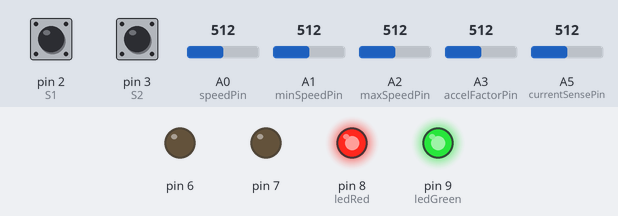
Bench run of a sketch on a simulated Arduino Uno, built with avr-gcc and run on an emulated ATmega328P. Parts: output pins drawn as LEDs (lit = HIGH). Dashed ring = blinking. The test bench sets the inputs (shaded band); at power-on: A0 (speedPin) = 512, pin 2 (S1) HIGH, A5 (currentSensePin) = 512, A1 (minSpeedPin) = 512, pin 3 (S2) HIGH, A2 (maxSpeedPin) = 512, A3 (accelFactorPin) = 512. What the sketch prints to the serial monitor is not drawn.

Above: at 1.2 s.
1.3 s: A0 (speedPin) set to 562
2.8 s: A0 (speedPin) set to 593
At 5.3 s:
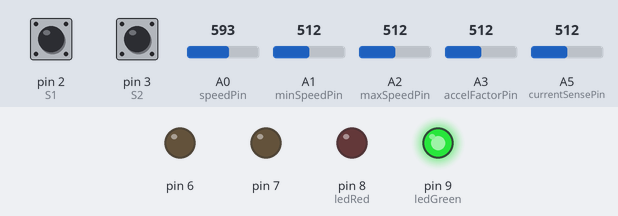
5.9 s: pin 2 (S1) pulled LOW for 0.15 s
At 6.6 s:
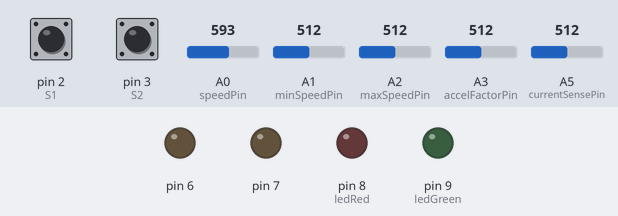
9.1 s: A5 (currentSensePin) set to 29
11.5 s: A5 (currentSensePin) set to 24
13.0 s: A1 (minSpeedPin) set to 90
At 16.36 s:
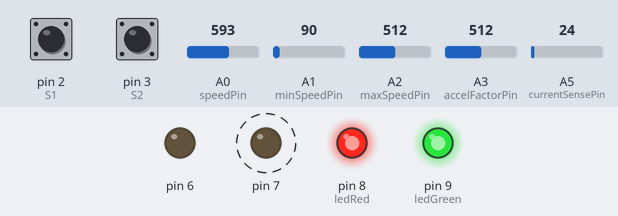
Timing chart, 0 to 17.1 s (numbered marks = the images above; inputs shaded):
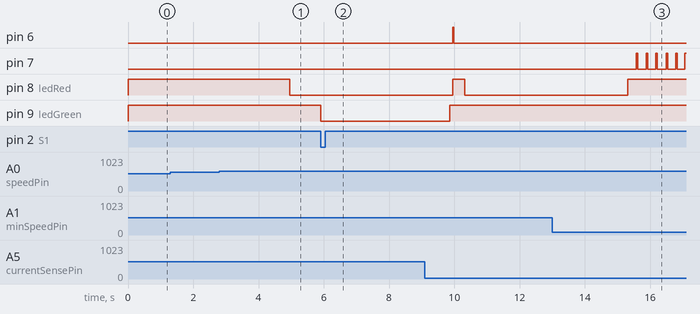

Measured:
- the behaviour switches between 576 and 577 on A0 (speedPin) (found by bisection; images 0 and 1)
- after the input at 1.3 s, every drawn part: stays the same
- after the input at 2.8 s, pin 8 (ledRed): HIGH → LOW after 2.2 s
- after the input at 5.9 s, pin 9 (ledGreen): HIGH → LOW at once
- after the input at 11.5 s, every drawn part: stays the same
- after the input at 13.0 s, pin 6: stops changing and stays LOW; pin 7: alternates HIGH for 0.04 s and LOW for 0.26 s, starting after 2.6 s

The sketch:

pwmController.ino
```cpp
#include "src/macros.h"
#include "src/weistra.h"
#include "src/stateMachineClass.h"
#include "config.h"

// TODO HARDWARE
/*
    new version IDEAs
    levers vertical
    additional slave potentiometer socket (RJ12) for external throttle knob for kids

    2nd Hbridge. Second channel for DCC bus to control DCC accessories with. <- no bueno. should be separate module with extra levers.
    OR
    Just use push buttons with CDUs to flip switches.?

    either way record option would be nice. Use extra EEPROM on PWM throttle itself
*/
#define DEDICATED_CONTROLLER

int     setPoint ;
int     setPoint2b ;
int     prevSetPoint ;
uint8_t brakeSensor ;
uint8_t shutling ;
uint8_t lastDir ;
int8_t  entrySpeed ;
int8_t  currentSpeed ;

StateMachine sm ;
enum states
{
    runMode,
    braking,
    departing,
} ;

Weistra pwm( in1, in2, Fmin, Fmax ) ;

uint8_t     hasMaxSpeedPot ;
uint8_t     hasMinSpeedPot ;
uint8_t     hasAccelPot ;
uint8_t     hasWaitPot ;
uint8_t     hasShuttleSerice ;

void setup()
{
    pwm.begin() ;
    pwm.setCurrentSense( currentSensePin, currentLimit ) ;
    sm.setState(runMode);
    /*
    Rshunt          = 0.05R
    Imax            = lets take 2.5A
    Vmax            = 2.5 * 0.05 = 0.125V (shunt voltage max)
    1 step          = 5V / 1024 = 0,00488V/step
    so max steps    = 0.125V / 0,00488 = 25 steps
    so lets take 20 to be on the safe side.

    */

    Serial.begin(115200);
    Serial.println("booting");

// for following 3 pins, I enable pullups and I take a sample, if the sample is < then 1023, I know a potentiometer is attached
    pinMode( S1,                INPUT_PULLUP ) ;
    pinMode( S2,                INPUT_PULLUP ) ;
    pinMode( maxSpeedPin,       INPUT_PULLUP ) ;
    pinMode( minSpeedPin,       INPUT_PULLUP ) ;
    pinMode( accelFactorPin,    INPUT_PULLUP ) ;
    pinMode( waitTimePin,       INPUT_PULLUP ) ;
    pinMode( ledGreen,          OUTPUT ) ;
    pinMode( ledRed,            OUTPUT ) ;
    digitalWrite( ledGreen,       HIGH ) ;

#ifndef DEDICATED_CONTROLLER
    int sample ;
    sample = analogRead( maxSpeedPin ) ;
    if( sample < 1020 )
    {
        pinMode( maxSpeedPin, INPUT ) ;
        hasMaxSpeedPot = 1 ;
    } else Serial.println("no max speed pot");
    delay(1);
    sample = analogRead( minSpeedPin ) ;
    if( sample < 1020 )
    {
        pinMode( minSpeedPin, INPUT ) ;
        hasMinSpeedPot = 1 ;
    } else Serial.println("no min speed pot");
    delay(1);
    sample = analogRead( accelFactorPin ) ;
    if( sample < 1020 )
    {
        pinMode( accelFactorPin, INPUT ) ;
        hasAccelPot = 1 ;
    }else Serial.println("no accel/brake pot");
    delay(1);
    sample = analogRead( waitTimePin ) ; // used for adjustable time delay.
    if( sample < 1020 )
    {
        pinMode( waitTimePin, INPUT ) ;
        hasWaitPot = 1 ;
        hasShuttleSerice = 1 ;
    }  else Serial.println("no wait time pot");
#else
    hasShuttleSerice    = 1 ;
    hasAccelPot         = 1 ;
    hasMinSpeedPot      = 1 ;
    hasMaxSpeedPot      = 1 ;
#endif
}

void loop()
{
    pwm.update() ;
    control() ;

    digitalWrite(ledRed, pwm.getState() ) ;

    // read main speed potentiometer

    REPEAT_MS( accelerationFactor )
    {

        setPoint2b = analogRead( speedPin ) ; // todo, we need to let this react to changes
        const int deadRange = 65 ;
        if(      setPoint2b <= (512-deadRange)){ setPoint2b = map( setPoint2b,      0, 512-deadRange, -maxSpeed, -minSpeed ) ; /*digitalWrite( ledRed, LOW ) ;*/ }// test me
        else if( setPoint2b >= (512+deadRange)){ setPoint2b = map( setPoint2b, 512+deadRange,   1023,  minSpeed,  maxSpeed ) ; /*digitalWrite( ledRed, LOW ) ;*/ }
        else                                   { setPoint2b = 0 ;                                                              /*digitalWrite( ledRed,HIGH ) ;*/ }

        if( setPoint2b != prevSetPoint )
        {
            setPoint = prevSetPoint = setPoint2b ;
        }


    // sample    0      512-50   512   512+50      1023
    // speed  -100   <->   0      0       0   <->   100  // dead zone in middle
            // if potentiometer changes, abort shuttle service at once (should discard sensors)?

        if( setPoint != currentSpeed )
        {
            digitalWrite( ledRed, !digitalRead(ledRed));
            if( currentSpeed < setPoint ) currentSpeed ++ ;
            if( currentSpeed > setPoint ) currentSpeed -- ;

            if( currentSpeed > -minSpeed && currentSpeed < minSpeed )
            {
                pwm.setSpeed( 0 ) ;
            }
            else
            {
                pwm.setSpeed( currentSpeed ) ;
                //analogWrite( ledGreen, 255-abs(currentSpeed) ) ;
            }

            //sm.nextState( runMode, 3000 ) ; // go to runmode and lockout sensor for 3 seconds
        }
    }
    END_REPEAT

    REPEAT_MS( 500 ) // 1000ms sample rate suffices
    {
        int sample ;
        if( hasMaxSpeedPot )
        {
            sample = analogRead( maxSpeedPin ) ;
            maxSpeed = map( sample, 0, 1023, 100, 20 ) ;
        }
        if( hasMinSpeedPot )
        {
            sample = analogRead( minSpeedPin ) ;
            minSpeed = map( sample, 0, 1023, 30, 0 ) ;
        }
        if( hasAccelPot )
        {
            sample = analogRead( accelFactorPin ) ;
            accelerationFactor = map( sample, 0, 1023, 100, 10 ) ; // CHECK ME
        }
        if( hasWaitPot )
        {
            sample = analogRead( waitTimePin ) ;
            waitTime = map( sample, 0, 1023, 60000, 5000 ) ; // 5-60 seconds
        }
    }
    END_REPEAT
}

StateFunction( runMode )
{
    digitalWrite( ledGreen, HIGH) ;
    if( digitalRead( S1 ) == 0 || digitalRead( S2 ) == 0 ) return 1 ;

    return 0 ;
}

StateFunction( braking )
{
    if( sm.entryState() )
    {
        digitalWrite( ledGreen, LOW ) ;
        entrySpeed = pwm.getSpeed() ; // store with which speed we started to brake.
        setPoint = 0 ;
    }
    if( sm.onState() )
    {
        if( pwm.getSpeed() == 0 ) sm.exit() ;
    }
    if( sm.exitState() )
    {
    }

    return sm.endState() ;
}

StateFunction( departing )
{
    if( sm.entryState() )
    {
        setPoint = -entrySpeed ;
    }
    if( sm.onState() )
    {
        if( pwm.getSpeed() == -entrySpeed ) sm.exit() ;
    }

    if( sm.exitState() )
    {
    }

    return sm.endState() ;
}


uint8_t control()
{
    STATE_MACHINE_BEGIN( sm )
    {
        State( runMode ) {
            sm.nextState( braking, 0 ) ; }

        State( braking ) {
            sm.nextState( departing,/* waitTime*/2000 ) ; }

        State( departing ) {
            sm.nextState( runMode , 1000 ) ; } // 8 seconds lockout for sensors
    }
    STATE_MACHINE_END( sm )
}
```

macros.h
```cpp
// (licence header left out)
// MACROS
#ifndef MACROS
#define MACROS

// #define DEBUG

#define REPEAT_US(x)    { \
                            static uint32_t previousTime ;\
                            uint32_t currentTime = micros() ;\
                            if( currentTime  - previousTime >= x ) {\
                                previousTime = currentTime ;
                                // code to be repeated goes between these 2 macros
#define REPEAT_MS(x)    { \
                            static uint32_t previousTime ;\
                            uint32_t currentTime = millis() ;\
                            if( currentTime  - previousTime >= x ) {\
                                previousTime = currentTime ;
                                // code to be repeated goes between these 2 macros
#define END_REPEAT          } \
                        }

#define printNumber( txt, x )   Serial.print( txt ) ; Serial.print( x ) ;
#define printNumber_( txt, x )  Serial.print( txt ) ; Serial.print( x ) ;Serial.write(' ');
#define printNumberln( txt, x ) Serial.print( txt ) ; Serial.println( x ) ;

// #define lowByte(x)          ((x) & 0x00FF )
// #define highByte(x)         (((X) & 0xFF00 ) > 8)

#define int8                int8_t
#define uint8               uint8_t
#define int16               int16_t
#define uint16              uint16_t
#define int32               int32_t
#define uint32              uint32_t

#define SET(x,y)            ((x) |=  (1 << (y)))
#define CLR(x,y)            ((x) &= ~(1 << (y)))
#define TGL(x,y)            ((x) ^=  (1 << (y)))
#define READ(x,y)           (((x) >> (y)) & 1)


#define STRING char*
#define STR2(s)             #s
#define STR(s)              STR2(s)


#endif
```

stateMachineClass.cpp
```cpp
// (licence header left out)
#include "stateMachineClass.h"

/**
 * @brief creates an instance of the state machine class. Used to handle the flow
 */
StateMachine::StateMachine()
{
    state = 0 ;
    runOnce = true ;
    exitFlag = false ;
}

/**
 * @brief manually set a state
 *
 * @param The state
 *
 * @return N/A
 */
void StateMachine::setState( uint8 _state )
{
    state = _state ;
    runOnce = true ;
    interval = 0 ;
    exitFlag = false ;
}

/**
 * @brief Lets the entry state to run again in a certain amount of time. Can be usefull from time to time
 *
 * @param delay delayed execution if desired
 *
 * @return N/A
 */
void StateMachine::reboot( uint32 _interval )
{
    runOnce = true ;
    if( _interval )
    {
        enabled = 0 ;
        prevTime = millis() ;
        interval = _interval ;
    }
}

/**
 * @brief  returns the current state variable
 *
 * @param N/A
 *
 * @return current state
 */
uint8 StateMachine::getState()
{
    return state ;
}

/**
 * @brief function to handle the one time condition for the entry states
 *
 * @param N/A
 *
 * @return true or false
 */
uint8 StateMachine::entryState()
{
    uint8 retVal = runOnce ;
    runOnce = 0 ;
    timeOutSet = false ;
    return retVal ;
}

/**
 * @brief function to continously handle the on state, could be a macro
 *
 * @param N/A
 *
 * @return 1
 */
uint8 StateMachine::onState()
{
    return 1 ;
}

/**
 * @brief function to handle the one time condition for the exit states
 *
 * @param N/A
 *
 * @return true or false
 */
uint8 StateMachine::exitState()
{
    return exitFlag ;
}

/**
 * @brief Ensures the exit state of a state function will be executed
 *
 * @param N/A
 *
 * @return N/A
 */
void StateMachine::exit()
{
    exitFlag = true ;
}

/**
 * @brief sends signal to state machine if current state function is finished or not
 *
 * @param N/A
 *
 * @return exit flag
 */
uint8 StateMachine::endState( )
{
    return exitFlag ;
}


/**
 * @brief sets a timestamp which can be used for timing within state functions
 *
 * @param timeout time in ms
 *
 * @return N/A
 */
void StateMachine::setTimeout( uint32 time2run )
{
    prevTime = millis() ;
    interval = time2run ;
    timeOutSet = false ;
}

/**
 * @brief Monitors if the time in set by setTime() has passed
 *
 * @return true or false
 */
uint8 StateMachine::timeout()
{
    if( (millis() - prevTime) >= interval && timeOutSet == false )
    {
        timeOutSet = true ;
        return 1 ;
    }

    return 0 ;
}

/**
 * @brief returns true if an timeout error has happened
 *
 * @return true or false
 */
uint8 StateMachine::timeoutError()
{
    return timeOutSet ;
}

/**
 * @brief Transisition from current state to the next state
 *
 * @param _state new state to execute
 * @param _interval when to execute new state
 *
 * @return N/A
 */
void StateMachine::nextState( uint8 _state, uint32 _interval )
{
    exitFlag = 0 ;
    runOnce = 1 ;
    if( _interval )
    {
        enabled = 0 ;
        prevTime = millis() ;
        interval = _interval ;
    }
    state = _state ;
}

/**
 * @brief monitors the interval when there is an interval set between states
 *
 * @param N/A
 *
 * @return enabled flag
 */
uint8 StateMachine::run()
{
    if( enabled == 0 )
    {
        if( millis() - prevTime >= interval )
        {
            enabled = 1 ;
            // state = state2be ;
        }
    }
    return enabled ;
}

/**
 * @brief Called from within an if-statement, this method can be used for
 * repeating parts of code with a certain interval
 *
 * @param N/A
 *
 * @return enabled flag
 */
uint8 StateMachine::repeat( uint32 _interval )
{
    if( millis() - prevTime >= _interval )
    {
        prevTime = millis() ;
        return true ;
    }
    return false ;
}
```

stateMachineClass.h
```cpp
// (licence header left out)
#include <Arduino.h>
#include "macros.h"

#define StateFunction( x ) bool x##F()
#ifndef DEBUG
#define State(x) break; case x: if(x##F())
#else
#define State(x) break; case x: if(sm.runOnce) Serial.println(#x); if(x##F())   // if debug is defined, all states are stringerized and printed when entry state is run
#endif
#define STATE_MACHINE_BEGIN(x) if( x.run() ) switch( x.getState() ) {
#define STATE_MACHINE_END(x) break ; } return x.getState() ;

class StateMachine {
public:
    StateMachine() ;

    void  setState( uint8 ) ;
    uint8 getState() ;
    void  nextState( uint8, uint32 ) ;
    uint8 entryState() ;
    uint8 onState() ;
    uint8 exitState() ;
    uint8 run() ;
    void  setTimeout( uint32 ) ;
    uint8 timeout() ;
    uint8 timeoutError() ;

    void  exit() ;
    void  reboot( uint32 ) ;
    uint8 endState() ;
    uint8 repeat( uint32 ) ;
    #ifdef DEBUG
    uint8  runOnce ;  // if debug is active, this must be public in order to print the state names
    #endif

private:
    #ifndef DEBUG
    uint8  runOnce ;  // is usually private
    #endif
    uint8  enabled ;
    uint8  exitFlag ;
    uint32_t prevTime ;
    uint32_t interval ;
    uint8  state;
    uint8  state2be;
    uint8  timeOutSet ;
} ;
```

weistra.cpp
```cpp
// (licence header left out)
#include "weistra.h"


Weistra::Weistra(uint8_t _pin, uint8_t _Fmin, uint8_t _Fmax )
{ // constructor
    trackPin1 = _pin;
    trackPin2 = 255 ;
    Fmin = _Fmin ;
    Fmax = _Fmax ;
    sensePin = 255 ;
}

Weistra::Weistra(uint8_t _pin1, uint8_t _pin2, uint8_t _Fmin, uint8_t _Fmax )
{ // constructor
    trackPin1 = _pin1;
    trackPin2 = _pin2;
    Fmin = _Fmin ;
    Fmax = _Fmax ;
    sensePin = 255 ;
}


void Weistra::begin()
{
    pinMode(trackPin1, OUTPUT);
    pinMode(trackPin2, OUTPUT);

    uint8_t port1 = digitalPinToPort( trackPin1 );
    trackPin1     = digitalPinToBitMask( trackPin1 );
    portx_p1      = portOutputRegister( port1 );

    if( trackPin2 != 255 )
    {
        uint8_t port2 = digitalPinToPort( trackPin2 );
        trackPin2     = digitalPinToBitMask( trackPin2 );
        portx_p2      = portOutputRegister( port2 );
    }

    state = 1 ;
}

/*currentLimit = Imax * Rshunt / 0.00488 */
void Weistra::setCurrentSense( uint8_t _sensePin, uint8_t _currentLimit )
{
    sensePin = _sensePin ;
    currentLimit = _currentLimit ;
}

void Weistra::update()
{
    if( portx_p1 || portx_p2 )
    {
        uint32_t currentTime = micros() ;

        if( currentTime - prevTime >= intervalTime )
        {   prevTime = currentTime;

            if( !state )
            {
                *portx_p1 &= ~trackPin1;
                *portx_p2 &= ~trackPin2;
            }
            else if( counter == 0 && newDutyCycle > 0 )      // if counter reaches 100, reset it to 0 and enable the track power pin
            {
                if(dir) *portx_p1 |=  trackPin1 ;
                else    *portx_p2 |=  trackPin2 ;

                dutyCycle = newDutyCycle ;              // a new dutycucle can only be accepted on the beginning of a cycle, this prevents weird jumps of the trains
                intervalTime = newIntervalTime ;        // new speed is accepted at the beginning of a cycle
            }
            if( counter == dutyCycle /*&& dutyCycle < 100*/ ) // commented code seems buggy??
            {
                *portx_p1 &= ~trackPin1;
                *portx_p2 &= ~trackPin2;
            }
            if( ++counter > 100) counter = 0 ;
        }

        if( sensePin != 255 )
        {
            int current = analogRead( sensePin ) ;

            if( millis() - prevTime2 > interval
            && (*portx_p1 & trackPin1 || *portx_p2 & trackPin2 || !state ) )
            {     prevTime2 = millis() ;

                if( state ) // if on
                {
                    if( current > currentLimit ) currentCounter -- ;
                    else                         currentCounter = 5 ;

                    if( currentCounter == 0 )
                    {
                        setState( 0 ) ;
                        interval = 5000 ; // 5s power off
                    }
                }
                else        // if off
                {
                    setState( 1 ) ; // turn on again
                    interval = sampleRate ; // set sample rate
                    currentCounter = 2 ;
                }
            }
        }
    }
}


void Weistra::setSpeed( int8_t speed)
{
    byte frequency;
    speedBackup = speed ;
    if( speed < 0 ) dir = 1 ; // 1 is reverse
    if( speed > 0 ) dir = 0 ;

    speed = abs( speed ) ;

    newDutyCycle = constrain( speed, 0, 100 ) ; // speed limit = 0 - 100

    if( newDutyCycle <= 10 ) { frequency = Fmin; }
    else                     { frequency = map( newDutyCycle, 10, 100, Fmin, Fmax ) ; }

    newIntervalTime = 10000 / frequency; // > between 100us and 500us
}

int8_t Weistra::getSpeed()
{
    return speedBackup ;
}

void Weistra::setState( uint8_t _state )
{
    state = _state ;

    if( state )
    {
        counter = 0 ;
    }
    else
    {
        *portx_p1 &= ~trackPin1 ;
        *portx_p2 &= ~trackPin2 ;
    }
}

uint8_t Weistra::getState( )
{
    return state ;
}
```

weistra.h
```cpp
// (licence header left out)
#include <Arduino.h>

class Weistra {
public:
    Weistra(uint8_t, uint8_t, uint8_t);
    Weistra(uint8_t, uint8_t, uint8_t, uint8_t);
    void begin();
    void update();
    void setSpeed(int8_t);
    int8_t getSpeed();
    void setState(uint8_t ) ;
    void setCurrentSense( uint8_t, uint8_t ) ;
    uint8_t getState( ) ;

private:
    uint32_t intervalTime ;
    uint16_t newIntervalTime ;
    uint16_t interval ;
    uint32_t prevTime ;
    uint8_t trackPin1 ;
    uint8_t trackPin2 ;
    uint8_t dutyCycle ;
    uint8_t newDutyCycle ;
    uint8_t Fmin ;
    uint8_t Fmax ;
    uint8_t state ;
    uint8_t dir ;
    uint8_t currentLimit ;
    uint8_t sensePin ;
    int8_t  speedBackup ;
    uint8_t counter = 0;
    uint8_t currentCounter = 0;
    uint32_t prevTime2 = 0;

    const int sampleRate = 10 ;

    volatile uint8_t *portx_p1 ;
    volatile uint8_t *portx_p2 ;
};
```

Source omitted: config.h (1455 bytes)
